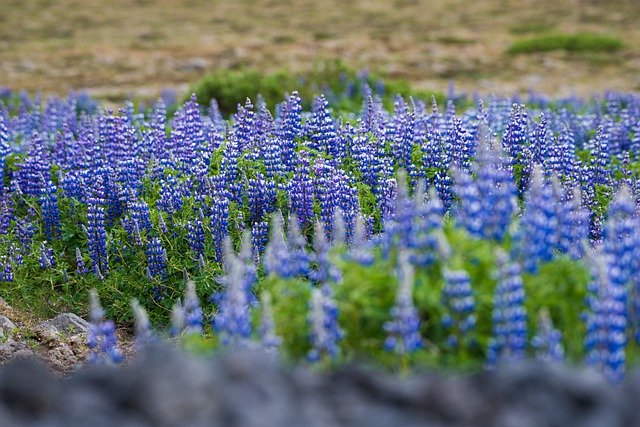
#> input picture Encore/OpenCV/a.jpg, 640 x 427 px
$ jupyter execute --allow-errors opencv_5.ipynb
#> lines starting #> are read from the running program, lines starting #| are printed output that depends on the picture
# 이미지 기본 연산

이미지는 numpy배열이므로 정수와 +, -, /, * 등의 연산이 가능

<이미지 그레이스케일로 읽기>

[cell 1]
import cv2
import numpy as np
from matplotlib import pyplot as plt

[cell 2]
import cv2
img = cv2.imread('a.jpg', 1)  # 0이 그레이스케일, 1이 컬러
#> img is the input picture: shape (427, 640, 3); mean B, G, R 116.7, 113.7, 102.9

cv2.imshow('img', img)
cv2.waitKey(0)
cv2.destroyAllWindows()

<이미지 밝기 조절>
픽셀값이 클수록 밝고, 0에 가까울수록 어둡다

[cell 3]
img2 = img+20  #이미지 밝게 처리
img3 = img-20  #이미지 어둡게 처리
cv2.imshow('img', img)
cv2.imshow('img2', img2)
cv2.imshow('img3', img3)
cv2.waitKey(0)
cv2.destroyAllWindows()

<포화연산>

색상 값은 0-255사이의 값을 갖지만 +, - 연산을 수행하면 이 범위를 벗어나는 값을 만들기도 한다. 그런데 이미지 값의 타입은 uint8이므로 256을 0이 되므로 흰색이 검정색으로 변경된다. 이렇게 처리되면 아주 밝은 부분이 아주 어둡게, 또는 아주 어두운 부분이 아주 밝게 반대로 표현되어 이미지가 변질된다. 이를 위해서 포화연산을 처리해주어야 함

포화연산 : 픽셀값이 255를 넘으면 255로, 0 미만이면 0으로 처리하는 연산

함수: np.clip(src, 최소값, 최대값)
=> 배열 src 요소중 최소값보다 작은 것은 모두 최소값으로, 최대값보다 큰 값은 모두 최대값으로 대체해줌

[cell 4]
import numpy as np

arr = np.array([23,34,78,12,98])
arr2 = np.clip(arr, 30, 80)
arr2

img2 = img+100
img3 = np.clip(img2, 0, 255)

이렇게 코드를 작성하면 이미 img2는 uint8로 처리가되어 있기 때문에 np.clip을 해도 소용이 없다

[cell 5]
import numpy as np

def saturate_bright(p, num):
#> called with num = 100
    pic = p.copy()
    pic = pic.astype('int32')
    pic = np.clip(pic+num, 0, 255)
    pic = pic.astype('uint8')
    return pic

def saturate_dark(p, num):
#> called with num = 100
    pic = p.copy()
    pic = pic.astype('int32')
    pic = np.clip(pic-num, 0, 255)
    pic = pic.astype('uint8')
    return pic

[cell 6]
img2 = saturate_bright(img, 100)  #이미지 밝게 처리
img3 = saturate_dark(img, 100)  #이미지 어둡게 처리
cv2.imshow('img', img)
cv2.imshow('img2', img2)
cv2.imshow('img3', img3)
cv2.waitKey(0)
cv2.destroyAllWindows()

과제 - 이미지 밝기를 트랙바로 조절하는 앱

[cell 7]
import cv2
import numpy as np

def br(pos):
    pic = saturate_bright(img, pos)
    cv2.imshow('img', pic)

def da(pos):
    pic = saturate_dark(img, pos)
    cv2.imshow('img', pic)

img = cv2.imread('a.jpg', 1)
cv2.imshow('img', img)
cv2.createTrackbar('bright', 'img', 0, 100, br)
cv2.createTrackbar('dark', 'img', 0, 100, da)
cv2.waitKey(0)
cv2.destroyAllWindows()

<이미지 명암비(대비) 조절>
명암비란 이미지의 밝은 부분과 어두운 부분의 밝기 차를 의미.
명암비 조절은 이미지의 밝은 부분은 더 밝게, 이미지의 어두운 부분은 더 어둡게 함으로써 이미지 윤곽을 뚜렷하게 처리하므로 활용도 높음

[cell 8]
def saturate_contrast1(p, num):
#> called with num = 0.5
    pic = p.copy()
    pic = pic.astype('int64')
    pic = np.clip(pic*num, 0, 255)
    pic = pic.astype('uint8')
    return pic

[cell 9]
#명암비를 1보다 작게 주면 밝기 차가 줄어들고 전반적으로 어두어짐
img4 = saturate_contrast1(img,0.5)

#명암비를 1보다 크게 주면 밝기 차가 커지고 흰색 영역이 넓어짐
img5 = saturate_contrast1(img, 2)

cv2.imshow('img', img)
cv2.imshow('img4', img4)
cv2.imshow('img5', img5)
cv2.waitKey(0)
cv2.destroyAllWindows()

*명암비 효율적 조절 - 픽셀 중간값인 128을 기준으로 이 보다 큰 값은 더 밝게 만들고 128보다 작은 값은 더 어둡게 만듦으로써 대비를 크게 함

dst(x, y) = src(x, y) + (src(x, y)-128)*alpha

[cell 10]
def saturate_contrast2(p, num):
#> called with num = -0.5
    pic = p.copy()
    pic = pic.astype('int32')
    pic = np.clip(pic+(pic-128)*num, 0, 255)
    pic = pic.astype('uint8')
    return pic

[cell 11]
img4 = saturate_contrast2(img,-0.5)
img5 = saturate_contrast2(img, 2)

cv2.imshow('img', img)
cv2.imshow('img4', img4)
cv2.imshow('img5', img5)
cv2.waitKey(0)
cv2.destroyAllWindows()

<히스토그램 분석>
영상 픽셀 밝기 분포를 분석하여 밝기, 명암비 조절

* cv2.calcHist(img,channel,mask,histSize,range)
img: 이미지 배열
channel: 분석할 칼라
mask: 분석할 영역. None이면 이미지 전체
histSize: 히스토그램 크기. x축 값 개수
range: x축 값 범위

[cell 12]
import cv2
from matplotlib import pyplot as plt
img = cv2.imread('a.jpg', 0)
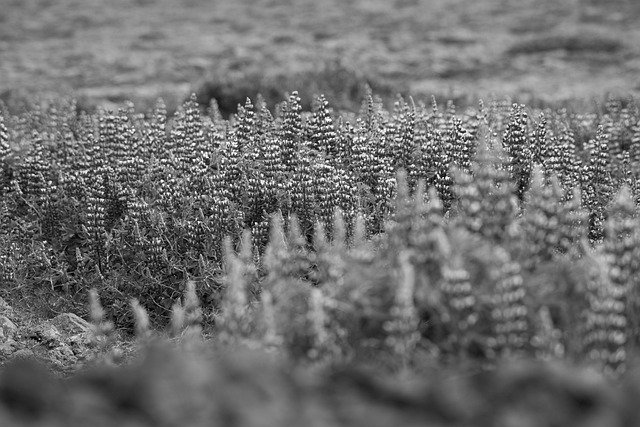
#> img: shape (427, 640); min 0, max 255, mean 110.8
hist = cv2.calcHist([img],[0],None,[256],[0,255])
#> hist = 256 values, max 2752 at index 121, min 0 at index 255, mean 1066.8
plt.subplot(2,1,1),plt.imshow(img,'gray')
plt.subplot(2,1,2),plt.plot(hist,color='r')
plt.xlim([0,255])
plt.show()
#> figure, not shown here; panel 2: curve peaks at x = 121, y = 2752

이미지를 밝게 조절한 뒤 히스토그램하면 픽셀 분포가 오른쪽으로 이동

[cell 13]
img2 = saturate_bright(img, 30)
hist = cv2.calcHist([img2],[0],None,[256],[0,255])
#> hist = 256 values, max 2752 at index 151, min 0 at index 0, mean 1061.1
plt.subplot(2,1,1),plt.imshow(img2,'gray')
plt.subplot(2, 1, 2),plt.plot(hist,color='r')
plt.xlim([0,255])
plt.show()
#> figure, not shown here; panel 2: curve peaks at x = 151, y = 2752

이미지를 어둡게 처리한 뒤 히스토그램하면 픽셀 분포가 왼쪽으로 이동

[cell 14]
img3 = saturate_dark(img, 30)
#> call 2 of saturate_dark, with num = 30
#> in saturate_dark (call 2), `pic = np.clip(pic-num, 0, 255)`:
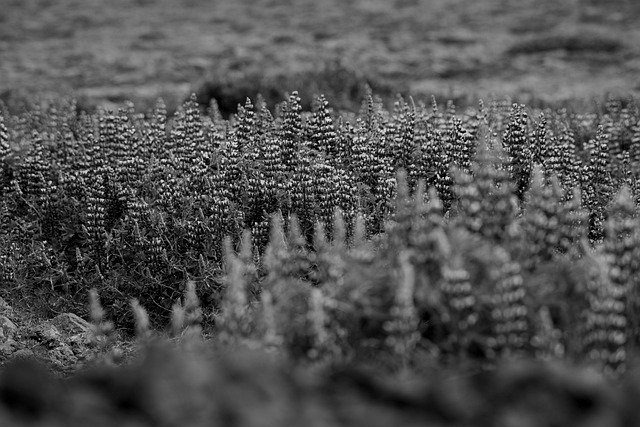
#> pic: shape (427, 640) int32; min 0, max 225, mean 81
hist = cv2.calcHist([img3],[0],None,[256],[0,255])
#> hist = 256 values, max 4098 at index 0, min 0 at index 226, mean 1067.5
plt.subplot(2,1,1),plt.imshow(img3,'gray')
plt.subplot(2, 1, 2),plt.plot(hist,color='r')
plt.xlim([0,255])
plt.show()
#> figure, not shown here; panel 2: curve peaks at x = 0, y = 4098

명암비를 크게 주고 히스토그램하면 분포가 아주 밝고 아주 어두운 쪽으로 이동

[cell 15]
img4 = saturate_contrast2(img, 2)
#> call 3 of saturate_contrast2, with num = 2
#> in saturate_contrast2 (call 3), `pic = np.clip(pic+(pic-128)*num, 0, 255)`:
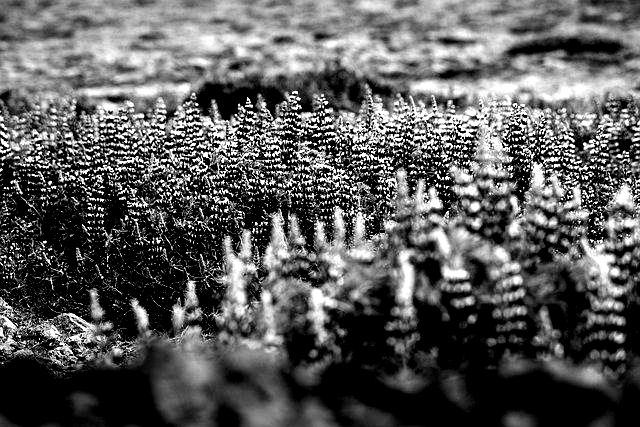
#> pic: shape (427, 640) int32; min 0, max 255, mean 91.2
hist = cv2.calcHist([img4],[0],None,[256],[0,256])
#> hist = 256 values, max 73018 at index 0, min 0 at index 1, mean 1067.5
plt.subplot(2,1,1),plt.imshow(img4,'gray')
plt.subplot(2, 1, 2),plt.plot(hist,color='r')
plt.xlim([0,256])
plt.show()
#> figure, not shown here; panel 2: curve peaks at x = 0, y = 73018

명암비를 작게 주고 히스토그램하면 분포 영역이 더 작아짐. 이는 이미지가 비슷한 색상에 몰려있고 이는 선명하지 않음을 의미

[cell 16]
img5 = saturate_contrast2(img, -0.5)
#> call 4 of saturate_contrast2, with num = -0.5
#> in saturate_contrast2 (call 4), `pic = np.clip(pic+(pic-128)*num, 0, 255)`:
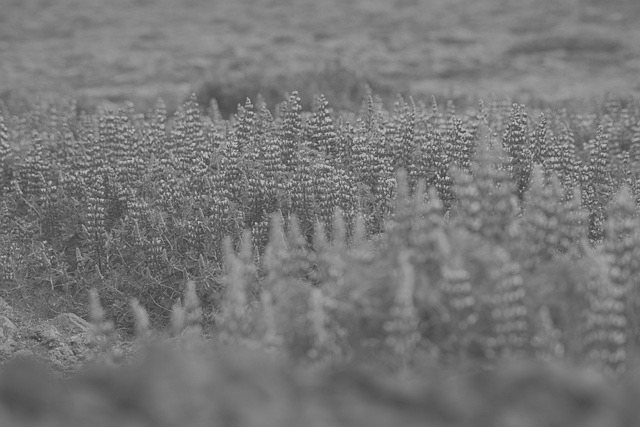
#> pic: shape (427, 640) float64; min 64, max 191.5, mean 119.4
hist = cv2.calcHist([img5],[0],None,[256],[0,256])
#> hist = 256 values, max 5445 at index 132, min 0 at index 0, mean 1067.5
plt.subplot(2,1,1),plt.imshow(img5,'gray')
plt.subplot(2, 1, 2),plt.plot(hist,color='r')
plt.xlim([0,256])
plt.show()
#> figure, not shown here; panel 2: curve peaks at x = 132, y = 5445

위 그림처럼 흐릿한 이미지를 선명하게 하는 방법으로 히스토그램 스트레칭이 사용될 수 있다. 히스토그램 스트레칭은 분포를 양옆으로 펼쳐준다

dst(x, y) = (src(x, y) - 최소픽셀값)*255/(최대 픽셀값 - 최소 픽셀값)

[cell 17]
f_max = img5.max()
#> f_max = 191
f_min = img5.min()
#> f_min = 64
nframe = img5.astype('int64')
img6 = np.clip((nframe - f_min)*255/(f_max - f_min), 0, 255).astype('uint8')
hist = cv2.calcHist([img6],[0],None,[256],[0,256])
#> hist = 256 values, max 5445 at index 136, min 0 at index 1, mean 1067.5
plt.subplot(2,1,1),plt.imshow(img6,'gray')
plt.subplot(2, 1, 2),plt.plot(hist,color='r')
plt.xlim([0,256])
plt.show()
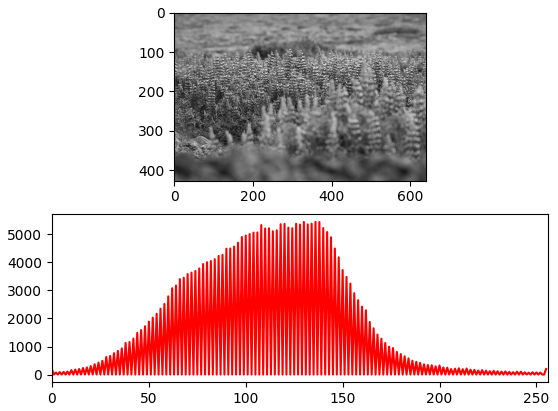
#> figure drawn by matplotlib, 2 panels; panel 2: curve peaks at x = 136, y = 5445

히스토그램 스트레칭은 분포도를 넓혀주지만 픽셀값의 평준화는 해주지 않는다 히스토그램 평활화는 그래프에서 너무 돌출되는 부분을 깍아주어 평준화해준다

dst(x, y) = round((누적합(src(x, y))*픽셀최대값)/픽셀누적최대값-최소값)

[cell 18]
#이 문제를 먼저 풀고 가시오
#배열 인덱싱
a=np.array([1,2,3,4,5])
b=np.array([[0,3],[1,4]])
a[b]

[cell 19]
hist, bins = np.histogram(img5.flatten(), 256,[0,256])
#> hist = 256 values, max 5445 at index 132, min 0 at index 0, mean 1067.5; bins = 257 values from 0 to 256

cdf = hist.cumsum()  #누적합. 각 빈의 누적합 계산
#> cdf = 256 values from 0 to 273280
cdf_m = np.ma.masked_equal(cdf,0) #속도개선을 위해 0인 부분 제외

#히스토그램 평활화
cdf_m = (cdf_m - cdf_m.min())*255/(cdf_m.max()-cdf_m.min())

# Mask처리를 했던 부분을 다시 0으로 변환
cdf = np.ma.filled(cdf_m,0).astype('uint8')
#> cdf = 256 values from 0 to 255

img7 = cdf[img5]#img5의 값이 cdf배열의 인덱스로 사용됨
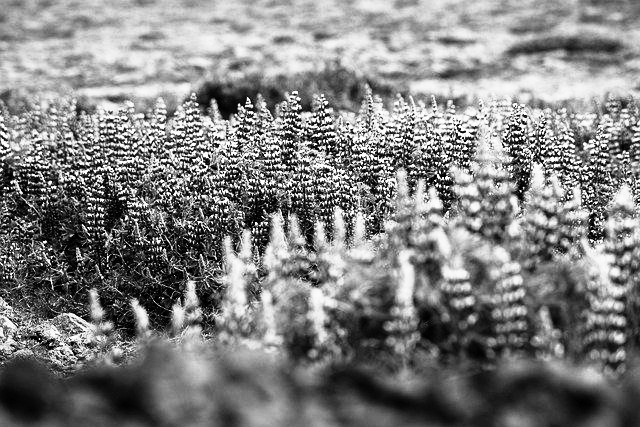
#> img7: shape (427, 640); min 0, max 255, mean 128.8
                #cdf는 히스토그램 평활화된 값이 저장되어 있으므로
                #img5[12][10]칸의 픽셀값이 125이면 cdf[125]의 값을 추출
                #이 값은 픽셀값 125가 평활화된 값이다

hist = cv2.calcHist([img7],[0],None,[256],[0,256])
#> hist = 256 values, max 5445 at index 190, min 0 at index 10, mean 1067.5
plt.subplot(3,1,1),plt.imshow(img5,'gray')
plt.subplot(3,1,2),plt.imshow(img7,'gray')
plt.subplot(3,1,3),plt.plot(hist,color='r')
plt.xlim([0,256])
plt.show()
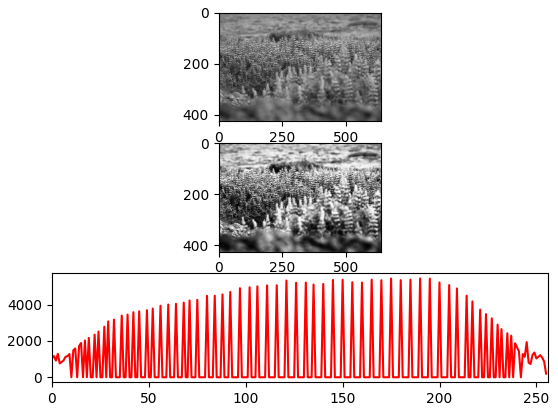
#> figure drawn by matplotlib, 3 panels; panel 3: curve peaks at x = 190, y = 5445

히스토그램 평활화 함수는

cv2.equalizeHist()

이므로 위 코드를 이 함수 하나로 끝냄

[cell 20]
img8 = cv2.equalizeHist(img5)
hist = cv2.calcHist([img8],[0],None,[256],[0,256])
#> hist = 256 values, max 5445 at index 191, min 0 at index 8, mean 1067.5
plt.subplot(3,1,1),plt.imshow(img5,'gray')
plt.subplot(3,1,2),plt.imshow(img8,'gray')
plt.subplot(3,1,3),plt.plot(hist,color='r')
plt.xlim([0,256])
plt.show()
#> figure, not shown here; panel 3: curve peaks at x = 191, y = 5445

이미지에 and, or, not, xor 연산 수행
이미지 연산은 각 픽셀의 b, g, r bit별 수행

[cell 21]
import cv2

img1 = cv2.imread('1.jpg')
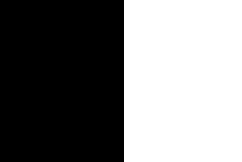
#> input picture Encore/OpenCV/1.jpg, 242 x 162 px
#> img1 is the input picture: shape (162, 242, 3); min 0, max 255, mean 124.3
img2 = cv2.imread('2.jpg')
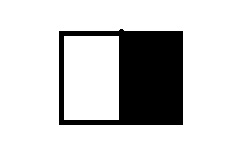
#> input picture Encore/OpenCV/2.jpg, 242 x 162 px
#> img2 is the input picture: shape (162, 242, 3); min 0, max 255, mean 209.2

img3 = cv2.bitwise_and(img1, img2)
#> img3: shape (162, 242, 3)
img4 = cv2.bitwise_or(img1, img2)
img5 = cv2.bitwise_not(img2)
img6 = cv2.bitwise_xor(img1, img2)
#> img6: shape (162, 242, 3)

imgh1 = cv2.hconcat([img1, img2, img3])
imgh2 = cv2.hconcat([img4, img5, img6])

res = cv2.vconcat([imgh1, imgh2])
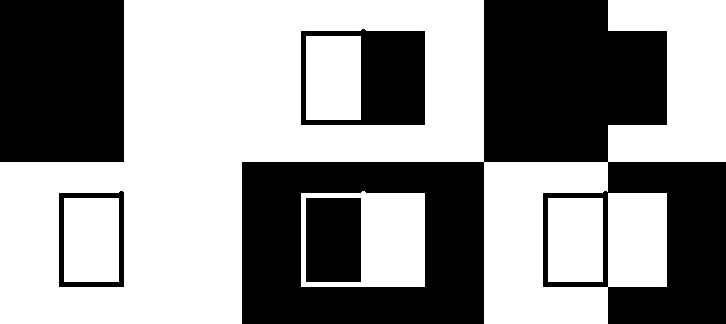
#> res: shape (324, 726, 3); min 0, max 255, mean 145

cv2.imshow('img', res)
cv2.waitKey(0)
cv2.destroyAllWindows()
